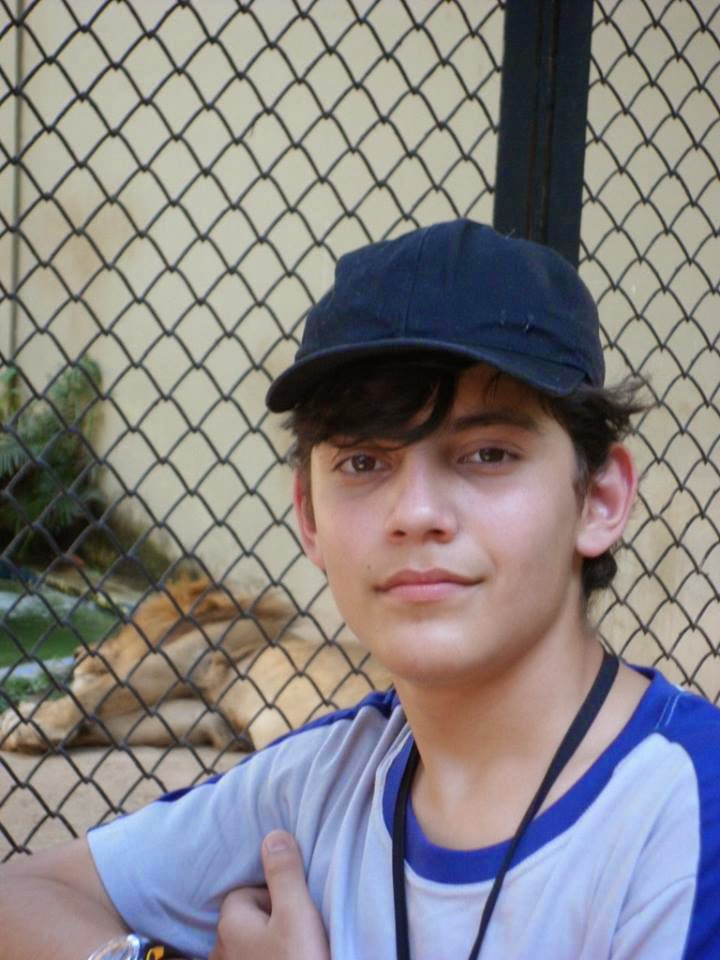
#> input picture processar/foto.jpg, 720 x 960 px; its folder holds only this picture in this run
$ python recorte_faces.py
#> lines starting #> are read from the running program, lines starting #| are printed output that depends on the picture
import cv2
import os
from tqdm import tqdm

# Locas das fotos para serem processadas
path_imgs_processar = "processar/"
path_imgs_processadas = "processadas/"

# Raio do rosto
raio_rosto = 150

# Lista as Imagens para serem processadas
imgs = os.listdir(path_imgs_processar)

# Contador de imagens processadas
contador_img = 1

# Tqdm
t = tqdm(imgs)

# Para cada imagem na origem
for img in t:

    # Arquivo que está sendo processado
    t.set_description(f'Arquivo: {img}')

    # Carrega a imagem
    imagem = cv2.imread(path_imgs_processar + img)
#> imagem is the input picture: shape (960, 720, 3); mean B, G, R 131.1, 129.9, 134.3
    cinza = cv2.cvtColor(imagem, cv2.COLOR_BGR2GRAY)
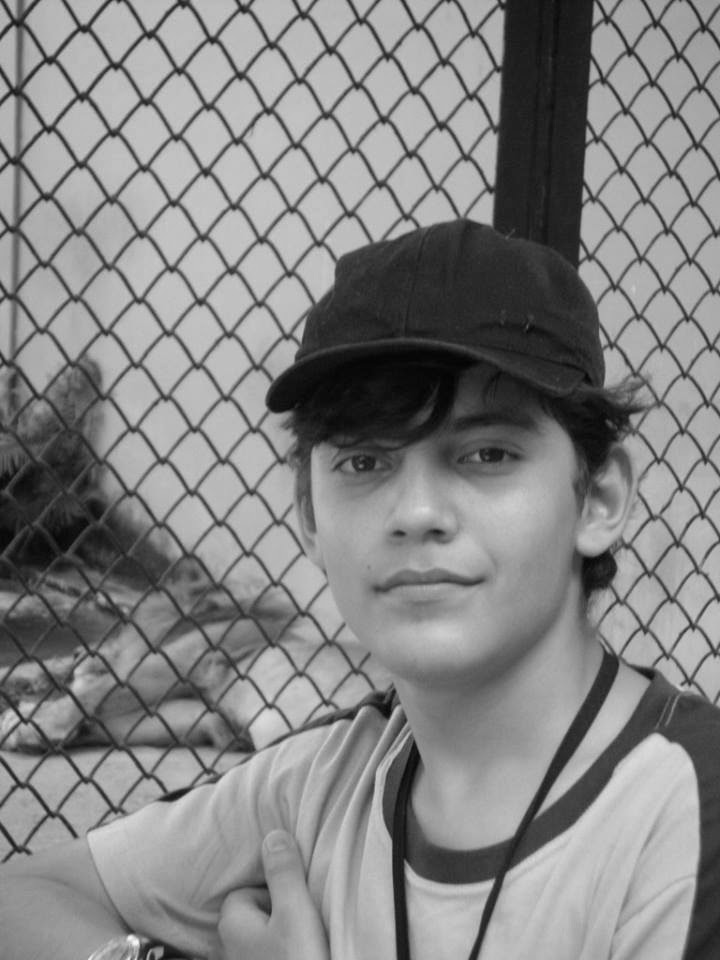
#> cinza: shape (960, 720); min 2, max 246, mean 131.4

    # Aplica o filtro
    faceCascade = cv2.CascadeClassifier(cv2.data.haarcascades + "haarcascade_frontalface_default.xml")
    faces = faceCascade.detectMultiScale(
        cinza,
        scaleFactor=1.3,
        minNeighbors=3,
        minSize=(100, 100)
    )
#> faces = [[271, 354, 312, 312]]

    # Contador de faces encontradas
    cont_faces_detectadas = 0

    # Para cada face encontrada
    for (x, y, w, h) in faces:

        # Incrementa as faces detectadas
        cont_faces_detectadas += 1

        # Centraliza a face
        posX = x + (w/2)
        posY = y + (h/2)

        # Recorta a face e salva na pasta de destino
        face = imagem[int(posY - raio_rosto):int(posY + raio_rosto), int(posX - raio_rosto):int(posX + raio_rosto)]
        cv2.imwrite(path_imgs_processadas + str(cont_faces_detectadas) + img, face)
#> this loop made 1 pass
#> (x, y, w, h, cont_faces_detectadas, posX, posY) on pass 1: (271, 354, 312, 312, 1, 427, 510)
#> pass 1, `face = imagem[int(posY - raio_rosto):int(posY + raio_rosto), int(posX ..`:
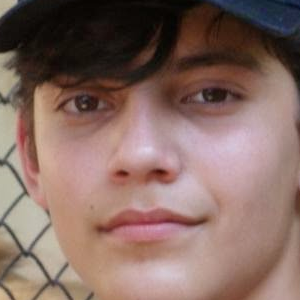
#> face: shape (300, 300, 3); mean B, G, R 98.6, 106.5, 133.6
#> after the loop, cont_faces_detectadas = 1


    # Contador de imagens processadas
    contador_img += 1
